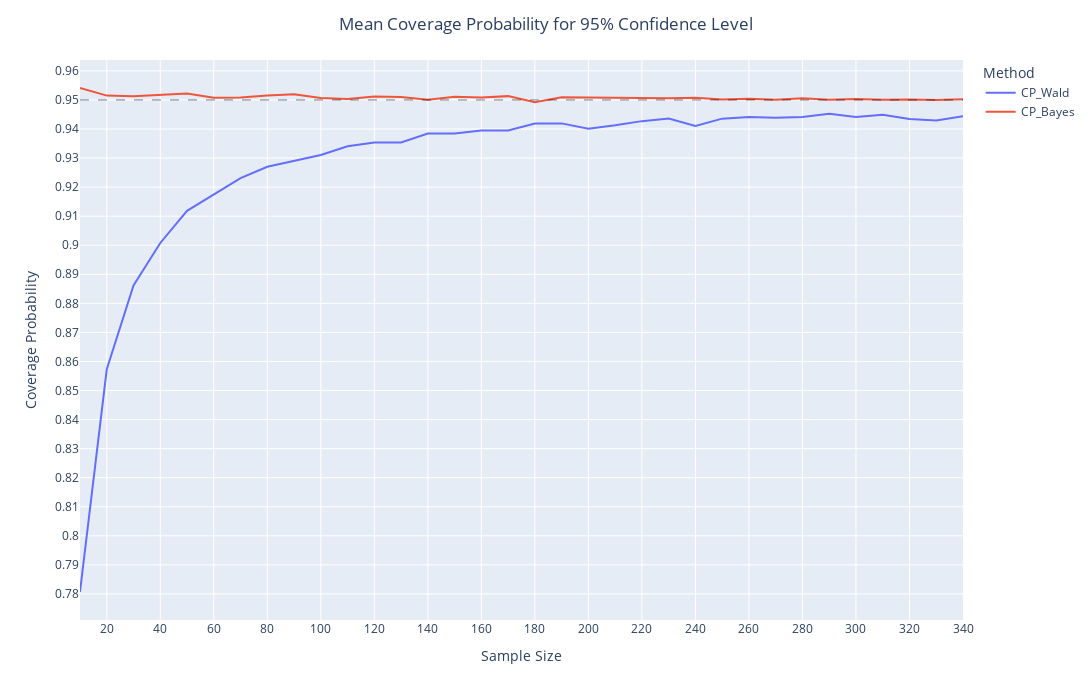

This figure's notebook cell:
### Code cell
fig=px.line(MeanEffData, x='n', y='value', color='variable',
            labels=dict(n="Sample Size", value="Coverage Probability", variable="Method"))
arr=np.arange(0, 1, 0.01)
fig.update_layout(yaxis=dict(tickmode='array', tickvals=arr, ticktext=[str(round(x,4)) for x in arr]),
                  xaxis=dict(tickmode='linear', tick0=0, dtick=20),
                  width=1200, height=700,
                  title=dict(text=f"Mean Coverage Probability for 95% Confidence Level", x=0.5)
                  )
fig.add_hline(y=0.95,line_dash="dash", line_color="black", line_width=0.5)
fig.show()

### Figure 1 — Plotly figure (JSON) as saved in the notebook; plotly's stock layout.template omitted (floating-point values rounded to 4 significant figures)
{"data": [{"hovertemplate": "Method=CP_Wald<br>Sample Size=%{x}<br>Coverage Probability=%{y}<extra></extra>", "legendgroup": "CP_Wald", "line": {"color": "#636efa", "dash": "solid"}, "marker": {"symbol": "circle"}, "mode": "lines", "name": "CP_Wald", "orientation": "v", "showlegend": true, "type": "scatter", "x": [10, 20, 30, 40, 50, 60, 70, 80, 90, 100, 110, 120, 130, 140, 150, 160, 170, 180, 190, 200, 210, 220, 230, 240, 250, 260, 270, 280, 290, 300, 310, 320, 330, 340], "xaxis": "x", "y": [0.7807, 0.8573, 0.8861, 0.9008, 0.9118, 0.9176, 0.9231, 0.927, 0.929, 0.9311, 0.9341, 0.9353, 0.9354, 0.9385, 0.9384, 0.9395, 0.9395, 0.9419, 0.9419, 0.9401, 0.9413, 0.9427, 0.9436, 0.941, 0.9436, 0.9442, 0.9439, 0.9441, 0.9453, 0.9442, 0.9449, 0.9434, 0.9429, 0.9444], "yaxis": "y"}, {"hovertemplate": "Method=CP_Bayes<br>Sample Size=%{x}<br>Coverage Probability=%{y}<extra></extra>", "legendgroup": "CP_Bayes", "line": {"color": "#EF553B", "dash": "solid"}, "marker": {"symbol": "circle"}, "mode": "lines", "name": "CP_Bayes", "orientation": "v", "showlegend": true, "type": "scatter", "x": [10, 20, 30, 40, 50, 60, 70, 80, 90, 100, 110, 120, 130, 140, 150, 160, 170, 180, 190, 200, 210, 220, 230, 240, 250, 260, 270, 280, 290, 300, 310, 320, 330, 340], "xaxis": "x", "y": [0.9541, 0.9515, 0.9512, 0.9517, 0.9522, 0.9507, 0.9509, 0.9515, 0.9519, 0.9507, 0.9504, 0.9512, 0.951, 0.9501, 0.9511, 0.9508, 0.9513, 0.9492, 0.9509, 0.9509, 0.9508, 0.9507, 0.9506, 0.9507, 0.9501, 0.9504, 0.9501, 0.9506, 0.9501, 0.9503, 0.9501, 0.9502, 0.95, 0.9503], "yaxis": "y"}], "layout": {"height": 700, "legend": {"title": {"text": "Method"}, "tracegroupgap": 0}, "margin": {"t": 60}, "shapes": [{"line": {"color": "black", "dash": "dash", "width": 0.5}, "type": "line", "x0": 0, "x1": 1, "xref": "x domain", "y0": 0.95, "y1": 0.95, "yref": "y"}], "title": {"text": "Mean Coverage Probability for 95% Confidence Level", "x": 0.5}, "width": 1200, "xaxis": {"anchor": "y", "domain": [0, 1], "dtick": 20, "tick0": 0, "tickmode": "linear", "title": {"text": "Sample Size"}}, "yaxis": {"anchor": "x", "domain": [0, 1], "tickmode": "array", "ticktext": ["0.0", "0.01", "0.02", "0.03", "0.04", "0.05", "0.06", "0.07", "0.08", "0.09", "0.1", "0.11", "0.12", "0.13", "0.14", "0.15", "0.16", "0.17", "0.18", "0.19", "0.2", "0.21", "0.22", "0.23", "0.24", "0.25", "0.26", "0.27", "0.28", "0.29", "0.3", "0.31", "0.32", "0.33", "0.34", "0.35", "0.36", "0.37", "0.38", "0.39", "0.4", "0.41", "0.42", "0.43", "0.44", "0.45", "0.46", "0.47", "0.48", "0.49", "0.5", "0.51", "0.52", "0.53", "0.54", "0.55", "0.56", "0.57", "0.58", "0.59", "0.6", "0.61", "0.62", "0.63", "0.64", "0.65", "0.66", "0.67", "0.68", "0.69", "0.7", "0.71", "0.72", "0.73", "0.74", "0.75", "0.76", "0.77", "0.78", "0.79", "0.8", "0.81", "0.82", "0.83", "0.84", "0.85", "0.86", "0.87", "0.88", "0.89", "0.9", "0.91", "0.92", "0.93", "0.94", "0.95", "0.96", "0.97", "0.98", "0.99"], "tickvals": [0, 0.01, 0.02, 0.03, 0.04, 0.05, 0.06, 0.07, 0.08, 0.09, 0.1, 0.11, 0.12, 0.13, 0.14, 0.15, 0.16, 0.17, 0.18, 0.19, 0.2, 0.21, 0.22, 0.23, 0.24, 0.25, 0.26, 0.27, 0.28, 0.29, 0.3, 0.31, 0.32, 0.33, 0.34, 0.35, 0.36, 0.37, 0.38, 0.39, 0.4, 0.41, 0.42, 0.43, 0.44, 0.45, 0.46, 0.47, 0.48, 0.49, 0.5, 0.51, 0.52, 0.53, 0.54, 0.55, 0.56, 0.57, 0.58, 0.59, 0.6, 0.61, 0.62, 0.63, 0.64, 0.65, 0.66, 0.67, 0.68, 0.69, 0.7, 0.71, 0.72, 0.73, 0.74, 0.75, 0.76, 0.77, 0.78, 0.79, 0.8, 0.81, 0.82, 0.83, 0.84, 0.85, 0.86, 0.87, 0.88, 0.89, 0.9, 0.91, 0.92, 0.93, 0.94, 0.95, 0.96, 0.97, 0.98, 0.99], "title": {"text": "Coverage Probability"}}}}
